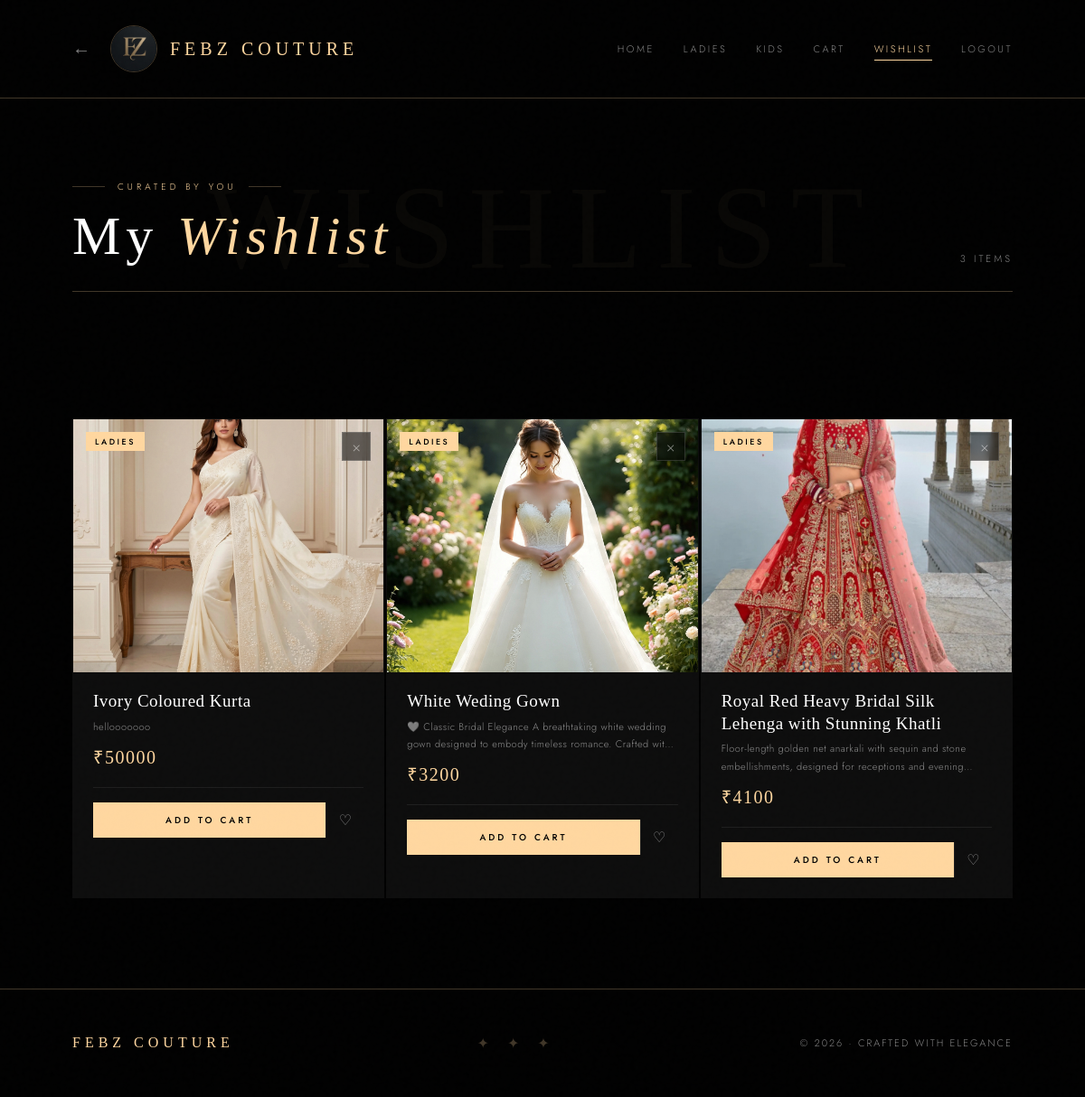
Screenshot of /wishlist/ (signed in) with the database file from the repository.
### app/models.py (models this page shows, shortened)
class Wishlist(models.Model):
    user = models.ForeignKey(User, on_delete=models.CASCADE)
    ladies_product = models.ForeignKey(Ladies, on_delete=models.CASCADE, null=True, blank=True)
    kids_product = models.ForeignKey(Kids, on_delete=models.CASCADE, null=True, blank=True)

class Ladies(models.Model):
    name=models.CharField(max_length=150)
    price=models.IntegerField()
    description=models.CharField(max_length=300)
    image=models.ImageField(upload_to='womenadd/')
    class Meta:
        verbose_name='Ladies'
        verbose_name_plural="Ladies"

### app/views.py (the view)
# urls.py: path('wishlist/', views.wishlist_view, name='wishlist'),
@login_required(login_url='login')   # redirects to login page if not logged in
def wishlist_view(request):
    items = Wishlist.objects.filter(user=request.user)
    return render(request, 'wishlist.html', {'items': items})

### template/wishlist.html (shortened to what this page needs)
{% load static %}
<!DOCTYPE html>
<html lang="en">
<head>
</head>
<body>
<nav class="navbar">
  <div class="left-section">
    <a href="{% url 'home' %}" class="back-arrow">&#8592;</a>
    <div class="logo-area">
      <img src="{% static 'images/Febzlogo.jpeg' %}" alt="Febz Logo" class="logo-img">
      <span class="logo-text">FEBZ COUTURE</span>
    </div>
  </div>
  <div class="nav-links">
    <a href="{% url 'home' %}">Home</a>
    <a href="{% url 'women' %}">Ladies</a>
    <a href="{% url 'kids' %}">Kids</a>
    <a href="{% url 'cart' %}">Cart</a>
    <a href="{% url 'wishlist' %}" class="active">Wishlist</a>
    <a href="{% url 'logout' %}">Logout</a>
  </div>
</nav>
<header class="page-header">
  <div class="header-inner">
    <div class="header-left">
      <div class="header-eyebrow">
        <span class="eyebrow-line"></span>
        <span>Curated by You</span>
        <span class="eyebrow-line"></span>
      </div>
      <h1 class="page-title">My <em>Wishlist</em></h1>
    </div>
    <span class="item-count">
      {% if items %}{{ items|length }} Item{% if items|length != 1 %}s{% endif %}{% else %}Empty{% endif %}
    </span>
  </div>
</header>
<section class="wishlist-section">
  <div class="wishlist-grid">
    {% if items %}
      {% for item in items %}
      <div class="product-card">
        <div class="product-image">
          {% if item.ladies_product %}
            <span class="tag">Ladies</span>
          {% elif item.kids_product %}
            <span class="tag">Kids</span>
          {% endif %}
          <a class="remove-btn" href="{% url 'remove_wishlist' item.id %}" title="Remove">&#215;</a>
          {% if item.ladies_product %}
            <img src="{{ item.ladies_product.image.url }}" alt="{{ item.ladies_product.name }}">
          {% elif item.kids_product %}
            <img src="{{ item.kids_product.kidsimage.url }}" alt="{{ item.kids_product.kidsname }}">
          {% endif %}
        </div>
        <div class="product-body">
          <h3 class="product-name">
            {% if item.ladies_product %}{{ item.ladies_product.name }}
            {% elif item.kids_product %}{{ item.kids_product.kidsname }}{% endif %}
          </h3>
          <p class="product-desc">
            {% if item.ladies_product %}{{ item.ladies_product.description }}
            {% elif item.kids_product %}{{ item.kids_product.kidsdescription }}{% endif %}
          </p>
          <span class="product-price">
            ₹{% if item.ladies_product %}{{ item.ladies_product.price }}
            {% elif item.kids_product %}{{ item.kids_product.kidsprice }}{% endif %}
          </span>
          <div class="product-actions">
            {% if item.ladies_product %}
              <a href="{% url 'add_ladies_to_cart' item.ladies_product.id %}" class="cart-btn">
                <span>Add to Cart</span>
              </a>
            {% elif item.kids_product %}
              <a href="{% url 'add_kids_to_cart' item.kids_product.id %}" class="cart-btn">
                <span>Add to Cart</span>
              </a>
            {% endif %}
            <a href="{% url 'remove_wishlist' item.id %}" class="move-icon" title="Remove from Wishlist">&#9825;</a>
          </div>
        </div>
      </div>
      {% endfor %}
    {% endif %}
  </div>
</section>
<footer class="footer">
  <span class="footer-logo">FEBZ COUTURE</span>
  <span class="footer-ornament">✦ ✦ ✦</span>
  <span class="footer-copy">© 2026 · Crafted with Elegance</span>
</footer>
</body>
</html>

### rows the page displays
Wishlist: shows "LADIES", ladies_product.image (picture), ladies_product.name "Ivory Coloured Kurta", ladies_product.description "hellooooooo", ladies_product.price "50000", shows "ADD TO CART"
Wishlist: shows "LADIES", ladies_product.image (picture), ladies_product.name "White Weding Gown", ladies_product.description "🤍 Classic Bridal Elegance A breathtaking white wedding gown designed to embody timeless romance. Crafted…", ladies_product.price "3200", shows "ADD TO CART"
Wishlist: shows "LADIES", ladies_product.image (picture), ladies_product.name "Royal Red Heavy Bridal Silk Lehenga with Stunning Khatli", ladies_product.description "Floor-length golden net anarkali with sequin and stone embellishments, designed for receptions and…", ladies_product.price "4100", shows "ADD TO CART"

### other values shown
{{ items|length }} "3"
